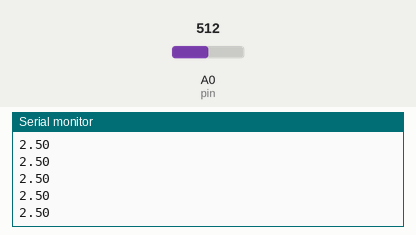
The sketch below on a simulated Arduino Uno, built with avr-gcc and run on an emulated ATmega328P. Shown: the last lines printed to the serial monitor. The test bench sets the inputs (shaded band); at power-on: A0 (pin) = 512.

Above: at 1.2 s.
1.3 s: A0 (pin) set to 716
At 2.0 s:
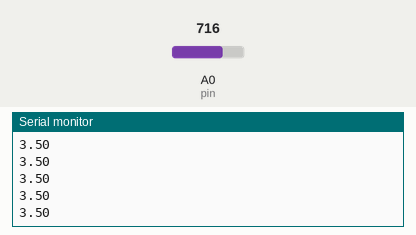
2.8 s: A0 (pin) set to 900
At 3.6 s:
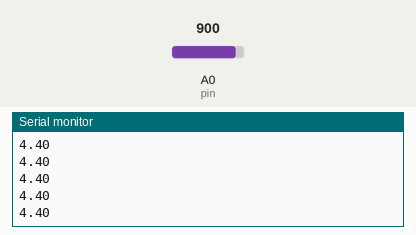
Timing chart, 0 to 5.8 s (numbered marks = the images above; inputs shaded):
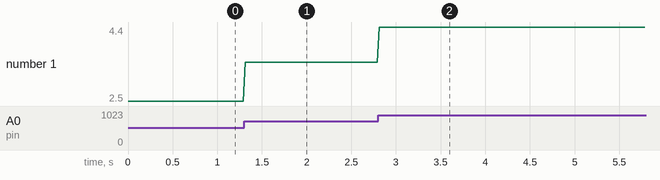

The sketch:

analog_pin_01.ino
```cpp
int pin = A0;
int odczyt, los;
float volt;
bool flag = 0;

void setup()
{
	Serial.begin(9600);
  pinMode(pin, INPUT);
}

void loop()
{
	odczyt = analogRead(pin);
  // randomSeed(odczyt);
  volt = (odczyt * 5.00) / 1023.00;
  // if(!flag) {
  //   for(int i = 0; i<=10; i++) {
  //     los = random(100);
  //     Serial.println(los);
  //     if(i == 10)
  //       flag = 1;
  //   }
  // }
  Serial.println(volt);
  delay(20);
}
```

Measured:
- after the input at 1.3 s, the serial monitor: prints a new line at once (image 1)
- after the input at 2.8 s, the serial monitor: prints a new line at once (image 2)
- plotted number 1: 2.5 → 3.5 after the input at 1.3 s, 3.5 → 4 after the input at 2.8 s
